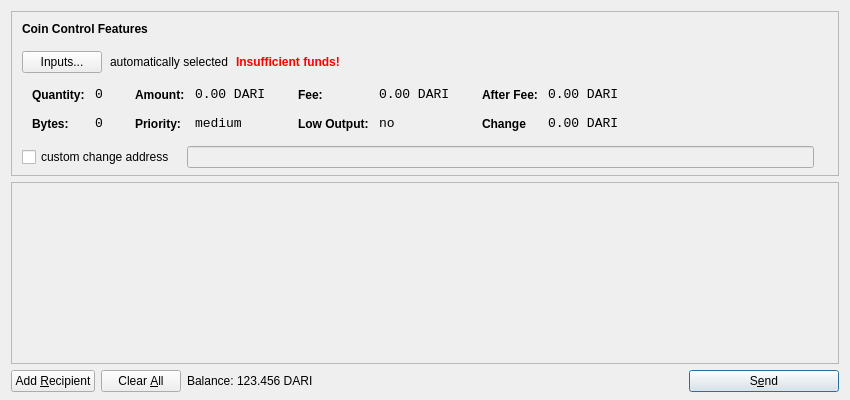
<?xml version="1.0" encoding="UTF-8"?>
<ui version="4.0">
 <class>SendCoinsDialog</class>
 <widget class="QDialog" name="SendCoinsDialog">
  <property name="geometry">
   <rect>
    <x>0</x>
    <y>0</y>
    <width>850</width>
    <height>400</height>
   </rect>
  </property>
  <property name="windowTitle">
   <string>Send Coins</string>
  </property>
  <layout class="QVBoxLayout" name="verticalLayout" stretch="0,1,0">
   <property name="bottomMargin">
    <number>8</number>
   </property>
   <item>
    <widget class="QFrame" name="frameCoinControl">
     <property name="sizePolicy">
      <sizepolicy hsizetype="Expanding" vsizetype="Expanding">
       <horstretch>0</horstretch>
       <verstretch>0</verstretch>
      </sizepolicy>
     </property>
     <property name="maximumSize">
      <size>
       <width>16777215</width>
       <height>16777215</height>
      </size>
     </property>
     <property name="frameShape">
      <enum>QFrame::StyledPanel</enum>
     </property>
     <property name="frameShadow">
      <enum>QFrame::Sunken</enum>
     </property>
     <layout class="QVBoxLayout" name="verticalLayoutCoinControl2">
      <property name="spacing">
       <number>-1</number>
      </property>
      <property name="leftMargin">
       <number>0</number>
      </property>
      <property name="topMargin">
       <number>0</number>
      </property>
      <property name="rightMargin">
       <number>0</number>
      </property>
      <property name="bottomMargin">
       <number>6</number>
      </property>
      <item>
       <layout class="QVBoxLayout" name="verticalLayoutCoinControl" stretch="0,0,0,0,1">
        <property name="spacing">
         <number>0</number>
        </property>
        <property name="leftMargin">
         <number>10</number>
        </property>
        <property name="topMargin">
         <number>10</number>
        </property>
        <item>
         <layout class="QHBoxLayout" name="horizontalLayoutCoinControl1">
          <property name="bottomMargin">
           <number>15</number>
          </property>
          <item>
           <widget class="QLabel" name="labelCoinControlFeatures">
            <property name="sizePolicy">
             <sizepolicy hsizetype="Preferred" vsizetype="Maximum">
              <horstretch>0</horstretch>
              <verstretch>0</verstretch>
             </sizepolicy>
            </property>
            <property name="font">
             <font>
              <weight>75</weight>
              <bold>true</bold>
             </font>
            </property>
            <property name="styleSheet">
             <string notr="true">font-weight:bold;</string>
            </property>
            <property name="text">
             <string>Coin Control Features</string>
            </property>
           </widget>
          </item>
         </layout>
        </item>
        <item>
         <layout class="QHBoxLayout" name="horizontalLayoutCoinControl2" stretch="0,0,0,0">
          <property name="spacing">
           <number>8</number>
          </property>
          <property name="bottomMargin">
           <number>10</number>
          </property>
          <item>
           <widget class="QPushButton" name="pushButtonCoinControl">
            <property name="styleSheet">
             <string notr="true"/>
            </property>
            <property name="text">
             <string>Inputs...</string>
            </property>
           </widget>
          </item>
          <item>
           <widget class="QLabel" name="labelCoinControlAutomaticallySelected">
            <property name="text">
             <string>automatically selected</string>
            </property>
            <property name="margin">
             <number>5</number>
            </property>
           </widget>
          </item>
          <item>
           <widget class="QLabel" name="labelCoinControlInsuffFunds">
            <property name="font">
             <font>
              <weight>75</weight>
              <bold>true</bold>
             </font>
            </property>
            <property name="styleSheet">
             <string notr="true">color:red;font-weight:bold;</string>
            </property>
            <property name="text">
             <string>Insufficient funds!</string>
            </property>
            <property name="margin">
             <number>5</number>
            </property>
           </widget>
          </item>
          <item>
           <spacer name="horizontalSpacerCoinControl">
            <property name="orientation">
             <enum>Qt::Horizontal</enum>
            </property>
            <property name="sizeHint" stdset="0">
             <size>
              <width>40</width>
              <height>1</height>
             </size>
            </property>
           </spacer>
          </item>
         </layout>
        </item>
        <item>
         <widget class="QWidget" name="widgetCoinControl" native="true">
          <property name="sizePolicy">
           <sizepolicy hsizetype="Preferred" vsizetype="Preferred">
            <horstretch>0</horstretch>
            <verstretch>0</verstretch>
           </sizepolicy>
          </property>
          <property name="minimumSize">
           <size>
            <width>0</width>
            <height>0</height>
           </size>
          </property>
          <property name="styleSheet">
           <string notr="true"/>
          </property>
          <layout class="QHBoxLayout" name="horizontalLayoutCoinControl5">
           <property name="margin">
            <number>0</number>
           </property>
           <item>
            <layout class="QHBoxLayout" name="horizontalLayoutCoinControl3" stretch="0,0,0,1">
             <property name="spacing">
              <number>20</number>
             </property>
             <property name="topMargin">
              <number>0</number>
             </property>
             <property name="bottomMargin">
              <number>10</number>
             </property>
             <item>
              <layout class="QFormLayout" name="formLayoutCoinControl1">
               <property name="horizontalSpacing">
                <number>10</number>
               </property>
               <property name="verticalSpacing">
                <number>14</number>
               </property>
               <property name="leftMargin">
                <number>10</number>
               </property>
               <property name="topMargin">
                <number>4</number>
               </property>
               <property name="rightMargin">
                <number>6</number>
               </property>
               <item row="0" column="0">
                <widget class="QLabel" name="labelCoinControlQuantityText">
                 <property name="styleSheet">
                  <string notr="true">font-weight:bold;</string>
                 </property>
                 <property name="text">
                  <string>Quantity:</string>
                 </property>
                 <property name="margin">
                  <number>0</number>
                 </property>
                </widget>
               </item>
               <item row="0" column="1">
                <widget class="QLabel" name="labelCoinControlQuantity">
                 <property name="font">
                  <font>
                   <family>Monospace</family>
                   <pointsize>10</pointsize>
                  </font>
                 </property>
                 <property name="cursor">
                  <cursorShape>IBeamCursor</cursorShape>
                 </property>
                 <property name="contextMenuPolicy">
                  <enum>Qt::ActionsContextMenu</enum>
                 </property>
                 <property name="text">
                  <string>0</string>
                 </property>
                 <property name="margin">
                  <number>0</number>
                 </property>
                 <property name="textInteractionFlags">
                  <set>Qt::LinksAccessibleByMouse|Qt::TextSelectableByKeyboard|Qt::TextSelectableByMouse</set>
                 </property>
                </widget>
               </item>
               <item row="1" column="0">
                <widget class="QLabel" name="labelCoinControlBytesText">
                 <property name="styleSheet">
                  <string notr="true">font-weight:bold;</string>
                 </property>
                 <property name="text">
                  <string>Bytes:</string>
                 </property>
                </widget>
               </item>
               <item row="1" column="1">
                <widget class="QLabel" name="labelCoinControlBytes">
                 <property name="font">
                  <font>
                   <family>Monospace</family>
                   <pointsize>10</pointsize>
                  </font>
                 </property>
                 <property name="cursor">
                  <cursorShape>IBeamCursor</cursorShape>
                 </property>
                 <property name="contextMenuPolicy">
                  <enum>Qt::ActionsContextMenu</enum>
                 </property>
                 <property name="text">
                  <string>0</string>
                 </property>
                 <property name="textInteractionFlags">
                  <set>Qt::LinksAccessibleByMouse|Qt::TextSelectableByKeyboard|Qt::TextSelectableByMouse</set>
                 </property>
                </widget>
               </item>
              </layout>
             </item>
             <item>
              <layout class="QFormLayout" name="formLayoutCoinControl2">
               <property name="horizontalSpacing">
                <number>10</number>
               </property>
               <property name="verticalSpacing">
                <number>14</number>
               </property>
               <property name="leftMargin">
                <number>6</number>
               </property>
               <property name="topMargin">
                <number>4</number>
               </property>
               <property name="rightMargin">
                <number>6</number>
               </property>
               <item row="0" column="0">
                <widget class="QLabel" name="labelCoinControlAmountText">
                 <property name="styleSheet">
                  <string notr="true">font-weight:bold;</string>
                 </property>
                 <property name="text">
                  <string>Amount:</string>
                 </property>
                 <property name="margin">
                  <number>0</number>
                 </property>
                </widget>
               </item>
               <item row="0" column="1">
                <widget class="QLabel" name="labelCoinControlAmount">
                 <property name="font">
                  <font>
                   <family>Monospace</family>
                   <pointsize>10</pointsize>
                  </font>
                 </property>
                 <property name="cursor">
                  <cursorShape>IBeamCursor</cursorShape>
                 </property>
                 <property name="contextMenuPolicy">
                  <enum>Qt::ActionsContextMenu</enum>
                 </property>
                 <property name="text">
                  <string>0.00 DARI</string>
                 </property>
                 <property name="textInteractionFlags">
                  <set>Qt::LinksAccessibleByMouse|Qt::TextSelectableByKeyboard|Qt::TextSelectableByMouse</set>
                 </property>
                </widget>
               </item>
               <item row="1" column="0">
                <widget class="QLabel" name="labelCoinControlPriorityText">
                 <property name="styleSheet">
                  <string notr="true">font-weight:bold;</string>
                 </property>
                 <property name="text">
                  <string>Priority:</string>
                 </property>
                </widget>
               </item>
               <item row="1" column="1">
                <widget class="QLabel" name="labelCoinControlPriority">
                 <property name="font">
                  <font>
                   <family>Monospace</family>
                   <pointsize>10</pointsize>
                  </font>
                 </property>
                 <property name="cursor">
                  <cursorShape>IBeamCursor</cursorShape>
                 </property>
                 <property name="contextMenuPolicy">
                  <enum>Qt::ActionsContextMenu</enum>
                 </property>
                 <property name="text">
                  <string>medium</string>
                 </property>
                 <property name="textInteractionFlags">
                  <set>Qt::LinksAccessibleByMouse|Qt::TextSelectableByKeyboard|Qt::TextSelectableByMouse</set>
                 </property>
                </widget>
               </item>
              </layout>
             </item>
             <item>
              <layout class="QFormLayout" name="formLayoutCoinControl3">
               <property name="horizontalSpacing">
                <number>10</number>
               </property>
               <property name="verticalSpacing">
                <number>14</number>
               </property>
               <property name="leftMargin">
                <number>6</number>
               </property>
               <property name="topMargin">
                <number>4</number>
               </property>
               <property name="rightMargin">
                <number>6</number>
               </property>
               <item row="0" column="0">
                <widget class="QLabel" name="labelCoinControlFeeText">
                 <property name="styleSheet">
                  <string notr="true">font-weight:bold;</string>
                 </property>
                 <property name="text">
                  <string>Fee:</string>
                 </property>
                 <property name="margin">
                  <number>0</number>
                 </property>
                </widget>
               </item>
               <item row="0" column="1">
                <widget class="QLabel" name="labelCoinControlFee">
                 <property name="font">
                  <font>
                   <family>Monospace</family>
                   <pointsize>10</pointsize>
                  </font>
                 </property>
                 <property name="cursor">
                  <cursorShape>IBeamCursor</cursorShape>
                 </property>
                 <property name="contextMenuPolicy">
                  <enum>Qt::ActionsContextMenu</enum>
                 </property>
                 <property name="text">
                  <string>0.00 DARI</string>
                 </property>
                 <property name="textInteractionFlags">
                  <set>Qt::LinksAccessibleByMouse|Qt::TextSelectableByKeyboard|Qt::TextSelectableByMouse</set>
                 </property>
                </widget>
               </item>
               <item row="1" column="0">
                <widget class="QLabel" name="labelCoinControlLowOutputText">
                 <property name="styleSheet">
                  <string notr="true">font-weight:bold;</string>
                 </property>
                 <property name="text">
                  <string>Low Output:</string>
                 </property>
                </widget>
               </item>
               <item row="1" column="1">
                <widget class="QLabel" name="labelCoinControlLowOutput">
                 <property name="font">
                  <font>
                   <family>Monospace</family>
                   <pointsize>10</pointsize>
                  </font>
                 </property>
                 <property name="cursor">
                  <cursorShape>IBeamCursor</cursorShape>
                 </property>
                 <property name="contextMenuPolicy">
                  <enum>Qt::ActionsContextMenu</enum>
                 </property>
                 <property name="text">
                  <string>no</string>
                 </property>
                 <property name="textInteractionFlags">
                  <set>Qt::LinksAccessibleByMouse|Qt::TextSelectableByKeyboard|Qt::TextSelectableByMouse</set>
                 </property>
                </widget>
               </item>
              </layout>
             </item>
             <item>
              <layout class="QFormLayout" name="formLayoutCoinControl4">
               <property name="horizontalSpacing">
                <number>10</number>
               </property>
               <property name="verticalSpacing">
                <number>14</number>
               </property>
               <property name="leftMargin">
                <number>6</number>
               </property>
               <property name="topMargin">
                <number>4</number>
               </property>
               <property name="rightMargin">
                <number>6</number>
               </property>
               <item row="0" column="0">
                <widget class="QLabel" name="labelCoinControlAfterFeeText">
                 <property name="styleSheet">
                  <string notr="true">font-weight:bold;</string>
                 </property>
                 <property name="text">
                  <string>After Fee:</string>
                 </property>
                 <property name="margin">
                  <number>0</number>
                 </property>
                </widget>
               </item>
               <item row="0" column="1">
                <widget class="QLabel" name="labelCoinControlAfterFee">
                 <property name="font">
                  <font>
                   <family>Monospace</family>
                   <pointsize>10</pointsize>
                  </font>
                 </property>
                 <property name="cursor">
                  <cursorShape>IBeamCursor</cursorShape>
                 </property>
                 <property name="contextMenuPolicy">
                  <enum>Qt::ActionsContextMenu</enum>
                 </property>
                 <property name="text">
                  <string>0.00 DARI</string>
                 </property>
                 <property name="textInteractionFlags">
                  <set>Qt::LinksAccessibleByMouse|Qt::TextSelectableByKeyboard|Qt::TextSelectableByMouse</set>
                 </property>
                </widget>
               </item>
               <item row="1" column="0">
                <widget class="QLabel" name="labelCoinControlChangeText">
                 <property name="styleSheet">
                  <string notr="true">font-weight:bold;</string>
                 </property>
                 <property name="text">
                  <string>Change</string>
                 </property>
                </widget>
               </item>
               <item row="1" column="1">
                <widget class="QLabel" name="labelCoinControlChange">
                 <property name="font">
                  <font>
                   <family>Monospace</family>
                   <pointsize>10</pointsize>
                  </font>
                 </property>
                 <property name="cursor">
                  <cursorShape>IBeamCursor</cursorShape>
                 </property>
                 <property name="contextMenuPolicy">
                  <enum>Qt::ActionsContextMenu</enum>
                 </property>
                 <property name="text">
                  <string>0.00 DARI</string>
                 </property>
                 <property name="textInteractionFlags">
                  <set>Qt::LinksAccessibleByMouse|Qt::TextSelectableByKeyboard|Qt::TextSelectableByMouse</set>
                 </property>
                </widget>
               </item>
              </layout>
             </item>
            </layout>
           </item>
          </layout>
         </widget>
        </item>
        <item>
         <layout class="QHBoxLayout" name="horizontalLayoutCoinControl4" stretch="0,0,0">
          <property name="spacing">
           <number>12</number>
          </property>
          <property name="sizeConstraint">
           <enum>QLayout::SetDefaultConstraint</enum>
          </property>
          <property name="topMargin">
           <number>5</number>
          </property>
          <property name="rightMargin">
           <number>5</number>
          </property>
          <item>
           <widget class="QCheckBox" name="checkBoxCoinControlChange">
            <property name="text">
             <string>custom change address</string>
            </property>
           </widget>
          </item>
          <item>
           <widget class="QLineEdit" name="lineEditCoinControlChange">
            <property name="enabled">
             <bool>false</bool>
            </property>
            <property name="sizePolicy">
             <sizepolicy hsizetype="Expanding" vsizetype="Fixed">
              <horstretch>0</horstretch>
              <verstretch>0</verstretch>
             </sizepolicy>
            </property>
           </widget>
          </item>
          <item>
           <widget class="QLabel" name="labelCoinControlChangeLabel">
            <property name="sizePolicy">
             <sizepolicy hsizetype="Preferred" vsizetype="Expanding">
              <horstretch>0</horstretch>
              <verstretch>0</verstretch>
             </sizepolicy>
            </property>
            <property name="minimumSize">
             <size>
              <width>0</width>
              <height>0</height>
             </size>
            </property>
            <property name="text">
             <string/>
            </property>
            <property name="margin">
             <number>3</number>
            </property>
           </widget>
          </item>
         </layout>
        </item>
        <item>
         <spacer name="verticalSpacerCoinControl">
          <property name="orientation">
           <enum>Qt::Vertical</enum>
          </property>
          <property name="sizeHint" stdset="0">
           <size>
            <width>800</width>
            <height>1</height>
           </size>
          </property>
         </spacer>
        </item>
       </layout>
      </item>
     </layout>
    </widget>
   </item>
   <item>
    <widget class="QScrollArea" name="scrollArea">
     <property name="widgetResizable">
      <bool>true</bool>
     </property>
     <widget class="QWidget" name="scrollAreaWidgetContents">
      <property name="geometry">
       <rect>
        <x>0</x>
        <y>0</y>
        <width>830</width>
        <height>165</height>
       </rect>
      </property>
      <layout class="QVBoxLayout" name="verticalLayout_2">
       <property name="margin">
        <number>0</number>
       </property>
       <item>
        <layout class="QVBoxLayout" name="entries">
         <property name="spacing">
          <number>6</number>
         </property>
        </layout>
       </item>
       <item>
        <spacer name="verticalSpacer">
         <property name="orientation">
          <enum>Qt::Vertical</enum>
         </property>
         <property name="sizeHint" stdset="0">
          <size>
           <width>20</width>
           <height>40</height>
          </size>
         </property>
        </spacer>
       </item>
      </layout>
     </widget>
    </widget>
   </item>
   <item>
    <layout class="QHBoxLayout" name="horizontalLayout">
     <item>
      <widget class="QPushButton" name="addButton">
       <property name="toolTip">
        <string>Send to multiple recipients at once</string>
       </property>
       <property name="text">
        <string>Add &amp;Recipient</string>
       </property>
       <property name="icon">
        <iconset resource="../bitcoin.qrc">
         <normaloff>:/icons/add</normaloff>:/icons/add</iconset>
       </property>
       <property name="autoDefault">
        <bool>false</bool>
       </property>
      </widget>
     </item>
     <item>
      <widget class="QPushButton" name="clearButton">
       <property name="sizePolicy">
        <sizepolicy hsizetype="Minimum" vsizetype="Fixed">
         <horstretch>0</horstretch>
         <verstretch>0</verstretch>
        </sizepolicy>
       </property>
       <property name="toolTip">
        <string>Remove all transaction fields</string>
       </property>
       <property name="text">
        <string>Clear &amp;All</string>
       </property>
       <property name="icon">
        <iconset resource="../bitcoin.qrc">
         <normaloff>:/icons/remove</normaloff>:/icons/remove</iconset>
       </property>
       <property name="autoRepeatDelay">
        <number>300</number>
       </property>
       <property name="autoDefault">
        <bool>false</bool>
       </property>
      </widget>
     </item>
     <item>
      <layout class="QHBoxLayout" name="horizontalLayout_2">
       <property name="spacing">
        <number>3</number>
       </property>
       <item>
        <widget class="QLabel" name="label">
         <property name="sizePolicy">
          <sizepolicy hsizetype="Preferred" vsizetype="Fixed">
           <horstretch>0</horstretch>
           <verstretch>0</verstretch>
          </sizepolicy>
         </property>
         <property name="text">
          <string>Balance:</string>
         </property>
        </widget>
       </item>
       <item>
        <widget class="QLabel" name="labelBalance">
         <property name="sizePolicy">
          <sizepolicy hsizetype="Preferred" vsizetype="Fixed">
           <horstretch>0</horstretch>
           <verstretch>0</verstretch>
          </sizepolicy>
         </property>
         <property name="cursor">
          <cursorShape>IBeamCursor</cursorShape>
         </property>
         <property name="text">
          <string>123.456 DARI</string>
         </property>
         <property name="textInteractionFlags">
          <set>Qt::LinksAccessibleByMouse|Qt::TextSelectableByKeyboard|Qt::TextSelectableByMouse</set>
         </property>
        </widget>
       </item>
      </layout>
     </item>
     <item>
      <spacer name="horizontalSpacer">
       <property name="orientation">
        <enum>Qt::Horizontal</enum>
       </property>
       <property name="sizeHint" stdset="0">
        <size>
         <width>40</width>
         <height>20</height>
        </size>
       </property>
      </spacer>
     </item>
     <item>
      <widget class="QPushButton" name="sendButton">
       <property name="minimumSize">
        <size>
         <width>150</width>
         <height>0</height>
        </size>
       </property>
       <property name="toolTip">
        <string>Confirm the send action</string>
       </property>
       <property name="text">
        <string>S&amp;end</string>
       </property>
       <property name="icon">
        <iconset resource="../bitcoin.qrc">
         <normaloff>:/icons/send</normaloff>:/icons/send</iconset>
       </property>
       <property name="default">
        <bool>true</bool>
       </property>
      </widget>
     </item>
    </layout>
   </item>
  </layout>
 </widget>
 <resources>
  <include location="../bitcoin.qrc"/>
 </resources>
 <connections/>
</ui>
